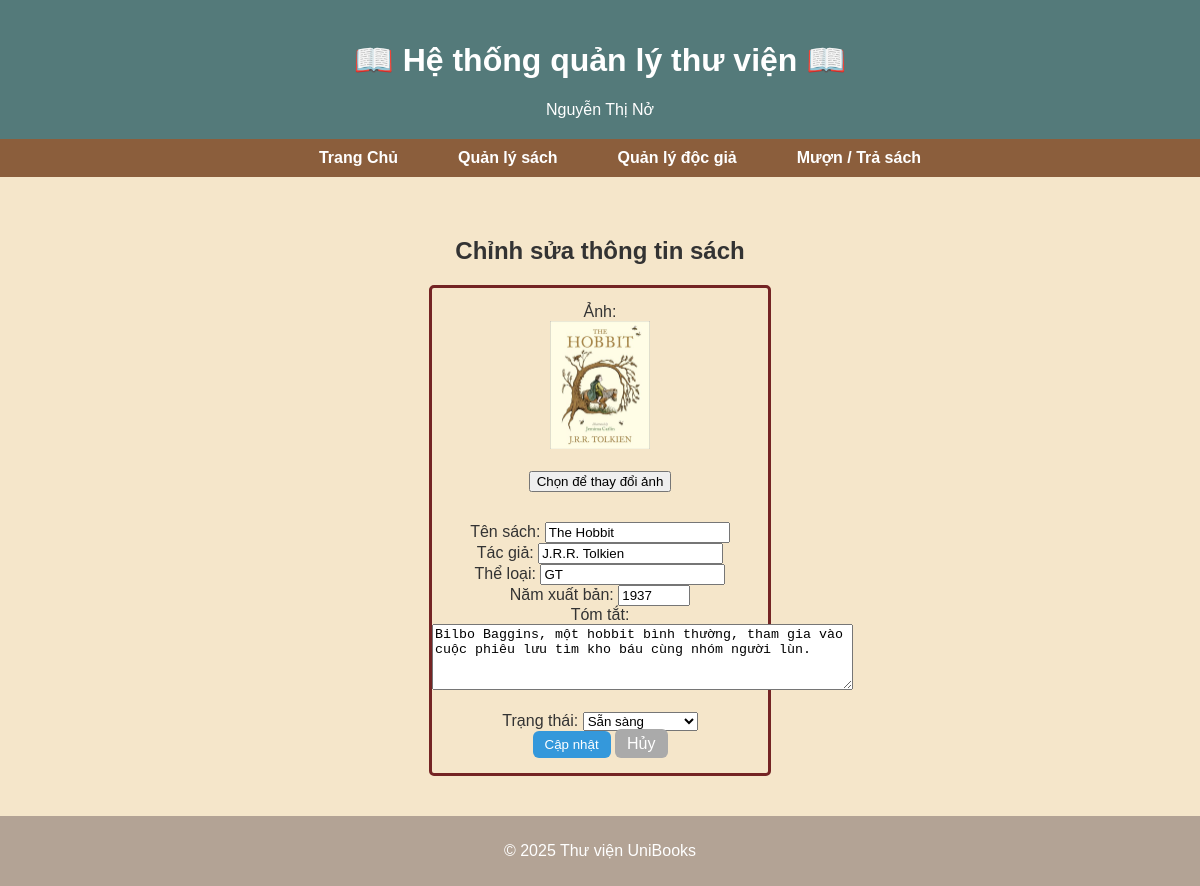
Page /books/books_edit.php?id=GT_02 (signed in) on the committed database.
### tables this page shows
CREATE TABLE `books` (
  `id` varchar(11) NOT NULL,
  `images` varchar(500) DEFAULT NULL,
  `title` varchar(255) DEFAULT NULL,
  `author` varchar(255) DEFAULT NULL,
  `category` varchar(100) DEFAULT NULL,
  `publish_year` int(11) DEFAULT NULL,
  `summary` text DEFAULT NULL,
  `status` enum('available','borrowed') DEFAULT 'available'
);

### books/books_edit.php (the view, shortened to what this page needs)
<?php
require_once '../database/db.php';
$book = null;
if ($_SERVER['REQUEST_METHOD'] === 'GET') {
    if (isset($_GET['id'])) {
        $book_id = $_GET['id'];
        try {
            $stmt = $pdo->prepare("SELECT * FROM books WHERE id = ?");
            $stmt->execute([$book_id]);
            $book = $stmt->fetch(PDO::FETCH_ASSOC);
        } catch (PDOException $e) {
            $error_message = "Lỗi truy vấn dữ liệu: " . $e->getMessage();
        }
    } else {
        $error_message = "Sách không hợp lệ.";
    }
}
?>
<?php include("../includes/header.php"); ?>
<?php include("../includes/nav.php"); ?>
<main>
    <link rel="stylesheet" href="../assets/styles.css">
    <h2>Chỉnh sửa thông tin sách</h2>
    <?php if ($book): ?>
        <form class="form-edit-book" action="books_edit.php?id=<?= htmlspecialchars($book['id']) ?>"
            method="POST" enctype="multipart/form-data">
            <div class="container-edit-book">
                <div class="form-group-img">
                    <label>Ảnh:</label><br>
                    <img class ="images" name="images" src="<?= htmlspecialchars($book['images']) ?>"><br><br>
                    <button type ="button" class="btn-change-img">Chọn để thay đổi ảnh</button>
                </div>
                <div class="information-edit-book">
                    <div class="form-group-information">
                        <label for="title">Tên sách:</label>
                        <input type="text" id="title" name="title"
                        value="<?= htmlspecialchars($book['title']) ?>" required>
                    </div>
                    <div class="form-group-information">
                        <label for="author">Tác giả:</label>
                        <input type="text" id="author" name="author"
                        value="<?= htmlspecialchars($book['author']) ?>" required>
                    </div>
                    <div class="form-group-information">
                        <label for="category">Thể loại:</label>
                        <input type="text" id="category" name="category"
                        value="<?= htmlspecialchars($book['category']) ?>" required>
                    </div>
                    <div class="form-group-information">
                        <label for="publish_year">Năm xuất bản:</label>
                        <input type="number" id="publish_year" name="publish_year"
                            min="1000" max="<?= date('Y') + 1 ?>"
                            value="<?= htmlspecialchars($book['publish_year']) ?>" required>
                    </div>
                    <div class="form-group-information">
                        <label>Tóm tắt:</label><br>
                        <textarea name="summary" rows="4" cols="50"><?= htmlspecialchars($book['summary']) ?></textarea><br><br>
                    </div>
                    <div class="form-group-information">
                        <label for="status">Trạng thái:</label>
                        <select id="status" name="status" required>
                            <option value="available" <?= $book['status'] === 'available' ? 'selected' : '' ?>>
                                Sẵn sàng
                            </option>
                        </select>
                    </div>
                    <div class="form-group-information">
                        <input type="submit" value="Cập nhật" class="btn">
                        <a href="books_list.php" class="btn" style="background-color: #aaa;">Hủy</a>
                    </div>
                </div>
            </div>
        </form>
    <?php endif; ?>
</main>
<?php include("../includes/footer.php"); ?>

### assets/styles.css (style rules this page uses)
:root { --bg-img: url('../public/BG-img-register.jpg');; }
body { font-family: Arial, sans-serif; background-color: #F5E6CA; color: #333; margin: 0; padding: 0; }
main { text-align: center; padding: 40px; }
.form-edit-book { display: flex; width: 100%; justify-content: center; }
.container-edit-book { width: 30%; height: fit-content; border-radius: 5px; border: 3px solid rgb(116, 36, 36); padding: 15px 0; }
.container-edit-book img { width: 100px; }
.form-group-img { margin-bottom: 30px; }
.btn { padding: 6px 12px; background-color: #3498db; color: white; border: none; border-radius: 6px; text-decoration: none; }

### rows in the picture
books: images (picture), title "The Hobbit", author "J.R.R. Tolkien", category "GT", publish_year "1937", summary "Bilbo Baggins, một hobbit bình thường, tham gia vào cuộc phiêu lưu tìm kho báu cùng nhóm người lùn.", status "Sẵn sàng"

### other values in the picture
$_SESSION['username'] "Nguyễn Thị Nở"
